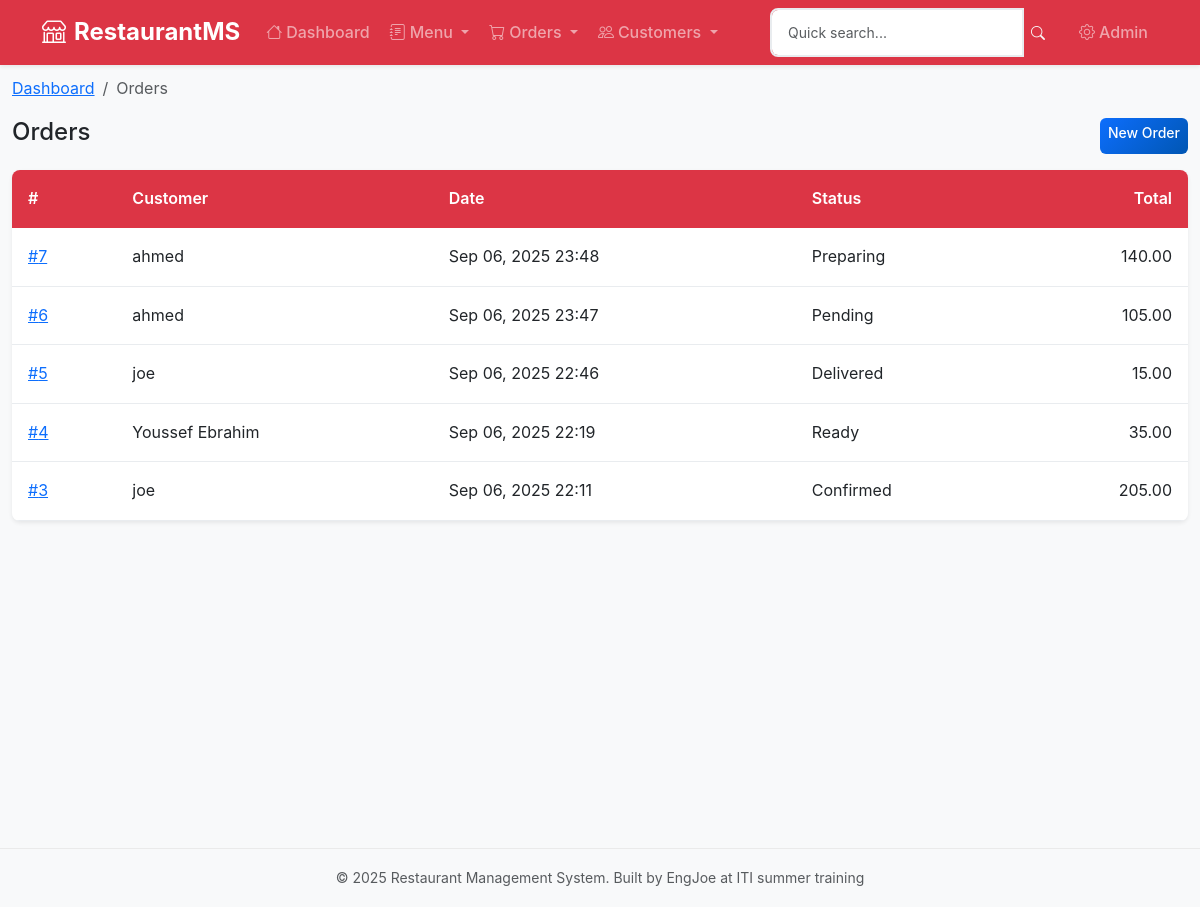
Screenshot of /orders/ (signed in) with the database file from the repository.
### orders/models.py (models this page shows, shortened)
class Order(models.Model):
    STATUS_CHOICES = [
        ('pending', 'Pending'),
        ('confirmed', 'Confirmed'),
        ('preparing', 'Preparing'),
        ('ready', 'Ready'),
        ('delivered', 'Delivered'),
        ('cancelled', 'Cancelled'),
    ]
    customer = models.ForeignKey(Customer, on_delete=models.CASCADE, related_name='orders')
    status = models.CharField(max_length=20, choices=STATUS_CHOICES, default='pending')
    notes = models.TextField(blank=True)
    created_at = models.DateTimeField(auto_now_add=True)
    updated_at = models.DateTimeField(auto_now=True)
    def total_price(self):
        return sum(item.get_total_price() for item in self.items.all())

class OrderItem(models.Model):
    order = models.ForeignKey(Order, on_delete=models.CASCADE, related_name='items')
    item = models.ForeignKey(Item, on_delete=models.CASCADE)
    quantity = models.PositiveIntegerField()
    price = models.DecimalField(max_digits=10, decimal_places=2)  # Store price at time of order
    def get_total_price(self):
        return self.quantity * self.price

### customers/models.py (models this page shows, shortened)
class Customer(models.Model):
    name = models.CharField(max_length=200)
    email = models.EmailField(blank=True)
    phone = models.CharField(max_length=20)
    address = models.TextField(blank=True)
    created_at = models.DateTimeField(auto_now_add=True)
    updated_at = models.DateTimeField(auto_now=True)

### orders/views.py (the view)
# urls.py: path('', views.OrderListView.as_view(), name='order_list'),
class OrderListView(ListView):
    model = Order
    template_name = 'orders/order_list.html'
    context_object_name = 'orders'
    paginate_by = 15
    def get_queryset(self):
        queryset = Order.objects.select_related('customer').prefetch_related('items__item')
        status = self.request.GET.get('status')
        customer_query = self.request.GET.get('customer')
        date_from = self.request.GET.get('date_from')
        date_to = self.request.GET.get('date_to')
        if status:
            queryset = queryset.filter(status=status)
        if customer_query:
            queryset = queryset.filter(
                Q(customer__name__icontains=customer_query) |
                Q(customer__phone__icontains=customer_query)
            )
        if date_from:
            try:
                date_from = datetime.strptime(date_from, '%Y-%m-%d').date()
                queryset = queryset.filter(created_at__date__gte=date_from)
            except ValueError:
                pass
        if date_to:
            try:
                date_to = datetime.strptime(date_to, '%Y-%m-%d').date()
                queryset = queryset.filter(created_at__date__lte=date_to)
            except ValueError:
                pass
        return queryset.order_by('-created_at')
    def get_context_data(self, **kwargs):
        context = super().get_context_data(**kwargs)
        context['status_choices'] = Order.STATUS_CHOICES
        context['filter_params'] = self.request.GET
        return context

### orders/templates/orders/order_list.html (shortened to what this page needs)
{% extends 'base.html' %}
{% block breadcrumb %}
<nav aria-label="breadcrumb">
  <ol class="breadcrumb mb-3">
    <li class="breadcrumb-item"><a href="{% url 'dashboard' %}">Dashboard</a></li>
    <li class="breadcrumb-item active">Orders</li>
  </ol>
</nav>
{% endblock %}
{% block content %}
<div class="d-flex justify-content-between mb-3">
  <h4>Orders</h4>
  <a href="{% url 'orders:order_create' %}" class="btn btn-sm btn-primary">New Order</a>
</div>
<table class="table table-sm table-hover">
  <thead>
    <tr>
      <th>#</th>
      <th>Customer</th>
      <th>Date</th>
      <th>Status</th>
      <th class="text-end">Total</th>
    </tr>
  </thead>
  <tbody>
    {% for order in orders %}
      <tr>
        <td><a href="{% url 'orders:order_detail' order.pk %}">#{{ order.id }}</a></td>
        <td>{{ order.customer.name }}</td>
        <td>{{ order.created_at|date:"M d, Y H:i" }}</td>
        <td>{{ order.get_status_display }}</td>
        <td class="text-end">{{ order.total_price }}</td>
      </tr>
    {% empty %}
      <tr>
        <td colspan="5">No orders found.</td>
      </tr>
    {% endfor %}
  </tbody>
</table>
{% endblock %}

### static/css/custom.css (style rules this page uses)
:root { --primary-color: #0d6efd; --secondary-color: #6c757d; --success-color: #198754; --warning-color: #ffc107; --danger-color: #dc3545; --info-color: #0dcaf0; --light-color: #f8f9fa; --dark-color: #212529; --border-radius: 0.5rem; --box-shadow: 0 0.125rem 0.25rem rgba(0, 0, 0, 0.075); --box-shadow-lg: 0 0.5rem 1rem rgba(0, 0, 0, 0.15); --transition: all 0.3s ease-in-out; }
* { box-sizing: border-box; }
body { font-family: 'Inter', -apple-system, BlinkMacSystemFont, 'Segoe UI', Roboto, sans-serif; background-color: #f8f9fa; line-height: 1.6; }
.btn { border-radius: 0.375rem; font-weight: 500; transition: var(--transition); border: none; }
.btn-primary { background: linear-gradient(135deg, #0d6efd, #0056b3); }
.table { border-radius: var(--border-radius); overflow: hidden; box-shadow: var(--box-shadow); }
.table thead th { background-color: var(--primary-color); color: white; font-weight: 600; border: none; padding: 1rem; }
.table tbody tr { transition: var(--transition); }
.table td { padding: 1rem; border-color: #e9ecef; }

### templates/base.html (style rules this page uses)
:root { --primary-color: #dc3545; --secondary-color: #6c757d; --success-color: #198754; --warning-color: #ffc107; --danger-color: #dc3545; --info-color: #0dcaf0; }
.btn-primary, .bg-primary { background-color: var(--primary-color) !important; border-color: var(--primary-color) !important; }

### rows the page displays
Order: id "7", customer.name "ahmed", created_at "Sep 06, 2025 23:48", status "Preparing", total_price "140.00"
Order: id "6", customer.name "ahmed", created_at "Sep 06, 2025 23:47", status "Pending", total_price "105.00"
Order: id "5", customer.name "joe", created_at "Sep 06, 2025 22:46", status "Delivered", total_price "15.00"
Order: id "4", customer.name "Youssef Ebrahim", created_at "Sep 06, 2025 22:19", status "Ready", total_price "35.00"
Order: id "3", customer.name "joe", created_at "Sep 06, 2025 22:11", status "Confirmed", total_price "205.00"
